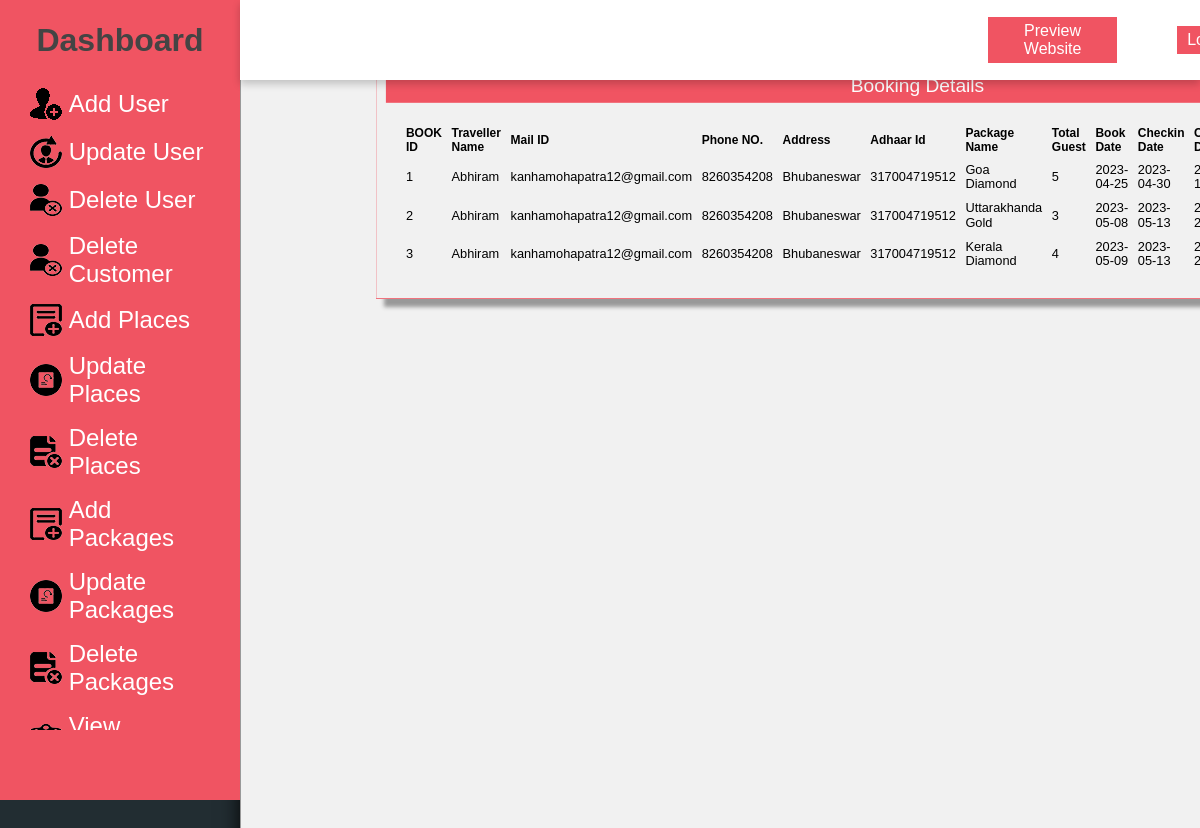
The page /Admin/bookingdetails.php (signed in) on the database its author committed.
### tables this page shows
CREATE TABLE `book_details` (
  `Book_Id` int(15) NOT NULL,
  `Traveller_Name` varchar(256) NOT NULL,
  `Mail_id` varchar(256) NOT NULL,
  `Ph_No` bigint(15) NOT NULL,
  `Customer_id` int(15) NOT NULL,
  `Address` varchar(256) NOT NULL,
  `Adhaar_id` bigint(25) NOT NULL,
  `Guest_No` int(15) NOT NULL,
  `Pkg_id` int(15) NOT NULL,
  `Book_Date` date NOT NULL,
  `Checkin_Date` date NOT NULL,
  `Checkout_Date` date NOT NULL,
  `total_price` int(20) NOT NULL,
  `Payment_Status` int(15) NOT NULL DEFAULT 0,
  `Status` int(15) NOT NULL
);

CREATE TABLE `package_details` (
  `Pkg_id` int(15) NOT NULL,
  `Place_id` int(15) NOT NULL,
  `Pkg_Name` varchar(256) NOT NULL,
  `Pkg_Price` int(10) NOT NULL,
  `Details` varchar(256) NOT NULL,
  `P_Photo` varchar(8000) NOT NULL,
  `P_Photo1` varchar(50) NOT NULL,
  `P_Photo2` varchar(50) NOT NULL,
  `P_Photo3` varchar(50) NOT NULL,
  `P_days` int(10) NOT NULL,
  `Status` int(15) NOT NULL
);

### Admin/bookingdetails.php (the view, shortened to what this page needs)
<html>
<head>
<link href="style.css" rel="stylesheet" type="text/css" />
</head>
<body>
<?php include('function.php'); ?>
<?php include('top.php'); ?>
<div style=" box-shadow:1px 1px 20px black; height:120vh" class="container">
<div style="border-right:1px solid #999; min-height:450px;">
<?php include('left.php'); ?>
</div>
<form method="post">
<table border="0" height="80px" width="100%" style="transform: scale(0.8);position: absolute; top: 0; left: 0;"  class="tableshadow">
<tr><td class="toptd"> Booking Details</td></tr>
<tr><td align="center" valign="top" style="padding-top:10px;">
<table border="0" align="center" width="95%" >
<tr><td style="font-size:15px; padding:5px; font-weight:bold;">BOOK ID</td>
<td style="font-size:15px; padding:5px; font-weight:bold;">Traveller Name</td>
<td style="font-size:15px; padding:5px; font-weight:bold;">Mail ID</td>
<td style="font-size:15px; padding:5px; font-weight:bold;">Phone NO.</td>
<td style="font-size:15px; padding:5px; font-weight:bold;">Address</td>
<td style="font-size:15px; padding:5px; font-weight:bold;">Adhaar Id</td>
<td style="font-size:15px; padding:5px; font-weight:bold;">Package Name</td>
<td style="font-size:15px; padding:5px; font-weight:bold;">Total Guest</td>
<td style="font-size:15px; padding:5px; font-weight:bold;">Book Date</td>
<td style="font-size:15px; padding:5px; font-weight:bold;">Checkin Date</td>
<td style="font-size:15px; padding:5px; font-weight:bold;">Checkout Date</td>
<td style="font-size:15px; padding:5px; font-weight:bold;">Action</td></tr>
<?php
$s="select * from book_details";
$result=mysqli_query($cn,$s);
while($data=mysqli_fetch_array($result))
{
$placeinfo="select * from package_details where Pkg_id='$data[8]'";
$placequery=mysqli_query($cn,$placeinfo);
$placedata=mysqli_fetch_array($placequery);
		echo "<tr><td style=' padding:5px;'>$data[0]</td>
		<td style=' padding:5px;'>$data[1]</td>
		<td style=' padding:5px;'>$data[2]</td>
		<td style=' padding:5px;'>$data[3]</td>
		<td style=' padding:5px;'>$data[5]</td>
        <td style=' padding:5px;'>$data[6]</td>
		<td style=' padding:5px;'>$placedata[2]</td>
        <td style=' padding:5px;'>$data[7]</td>
		<td style=' padding:5px;'>$data[9]</td>
		<td style=' padding:5px;'>$data[10]</td>
        <td style=' padding:5px;'>$data[11]</td>
		<td style=' padding:5px;'>$data[12]/-</td>
		<td style=' padding:5px;'>";?><?php if ($data[14]==1) {
                                                         echo"Confirmed";
                                                        } elseif($data[14]==0) {
                                                            echo"pending";
                                                        }else{
                                                            echo"cancelled";
                                                        }?><?php  echo"</td>"; ?>
		<?php if($_SESSION["usertype"] == "Admin" OR $_SESSION["usertype"] =="General")
		{ echo"<td style=' padding:5px;'>
		<a href='confirmbook.php?id=$data[0]'>confirm</a>
        <a href='cancelbook.php?id=$data[0]'>cancel</a></td>
		</tr>";}
}
?>
</table>
</form>
</div>
</body>
</html>

### Admin/style.css (style rules this page uses)
.tableshadow { box-shadow:10px 10px 5px #999; padding-top:40px; border:solid 1px #f05462 }
.toptd { color:white; font-size:24px; text-align:center; height:40px; background-color:#f05462 }
body { background: #222D32; font-family: 'Roboto', sans-serif; }

### Admin/top.php (style rules this page uses)
.container { position: absolute; right: 0px; width: 80vw; height: 100vh; background: #f1f1f1; display: flex; flex-wrap: wrap; }

### Admin/left.php (style rules this page uses)
* { margin: 0; padding: 0; box-sizing: border-box; font-family: 'Poppins', sans-serif; }
body { min-height: 100vh; }
table { padding: 10px; }
th, td { text-align: left; padding: 8px; }
.container { position: absolute; right: 0; width: 80vw; height: 100vh; background: #f1f1f1; }

### rows shown on the page
book_details: Book_Id "1", Traveller_Name "Abhiram", Mail "kanhamohapatra12@gmail.com", Ph_No "8260354208", Address "Bhubaneswar", Adhaar "317004719512", Pkg.Pkg_Name "Goa Diamond", Guest_No "5", Book_Date "2023-04-25", Checkin_Date "2023-04-30"
book_details: Book_Id "2", Traveller_Name "Abhiram", Mail "kanhamohapatra12@gmail.com", Ph_No "8260354208", Address "Bhubaneswar", Adhaar "317004719512", Pkg.Pkg_Name "Uttarakhanda Gold", Guest_No "3", Book_Date "2023-05-08", Checkin_Date "2023-05-13"
book_details: Book_Id "3", Traveller_Name "Abhiram", Mail "kanhamohapatra12@gmail.com", Ph_No "8260354208", Address "Bhubaneswar", Adhaar "317004719512", Pkg.Pkg_Name "Kerala Diamond", Guest_No "4", Book_Date "2023-05-09", Checkin_Date "2023-05-13"
